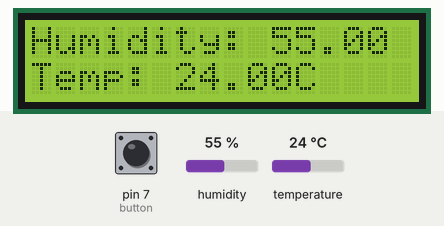
The sketch below on a simulated Arduino Uno, built with avr-gcc and run on an emulated ATmega328P. Shown: 16×2 character LCD. The test bench sets the inputs (shaded band); at power-on: pin 7 (button) HIGH, humidity 55 %, temperature 24 °C.

Above: at 4.2 s.
4.3 s: pin 7 (button) pulled LOW for 0.15 s
At 4.7 s:
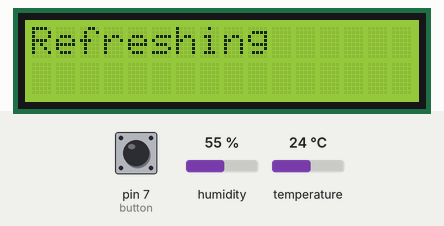
7.4 s: pin 7 (button) pulled LOW for 1 s
At 9.3 s:
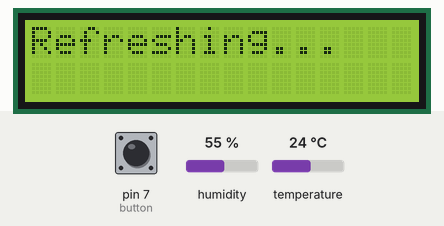
10.9 s: pin 7 (button) pulled LOW for 3.2 s
At 11.3 s:
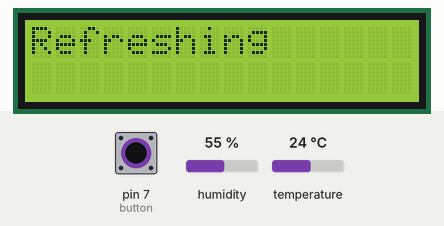
Timing chart, 0 to 13.9 s (numbered marks = the images above; inputs shaded):
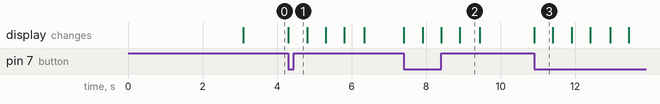

The sketch:

sketch_oct15a.ino
```cpp
#include <LiquidCrystal.h>

#include <DHT.h>
#include <DHT_U.h>

LiquidCrystal lcd(12,11,5,4,3,2);

#define Type DHT11
DHT HT(6,Type);

float humidity;
float tempC;

int button=7;


void setup() {
  // put your setup code here, to run once:
  Serial.begin(9600);
  HT.begin();
  pinMode(button,INPUT_PULLUP);
  lcd.begin(16,2);
  lcd.setCursor(3,0);
  lcd.print("Welcome To");
  lcd.setCursor(3,1);
  lcd.print("TempCheck");
  delay(3000);
  humidity=HT.readHumidity();
  tempC=HT.readTemperature();
  lcd.clear();
  lcd.setCursor(0,0);
  lcd.print("Humidity: ");
  lcd.print(humidity);
  lcd.setCursor(0,1);
  lcd.print("Temp: ");
  lcd.print(tempC);
  lcd.print("C");

}

void loop() {
  // put your main code here, to run repeatedly:
  if(digitalRead(button)==LOW){
    lcd.clear();
    lcd.print("Refreshing");
    delay(500);
    lcd.print(".");
    delay(500);
    lcd.print(".");
    delay(500);
    lcd.print(".");
    delay(500);
    lcd.clear();
    humidity=HT.readHumidity();
    tempC=HT.readTemperature();
    lcd.clear();
    lcd.setCursor(0,0);
    lcd.print("Humidity: ");
    lcd.print(humidity);
    lcd.setCursor(0,1);
    lcd.print("Temp: ");
    lcd.print(tempC);
    lcd.print("C");
  }

}
```

Measured:
- after the input at 4.3 s, the display: changes at once (image 1)
- after the input at 7.4 s, the display: first changes at once (image 2 shows a later state)
- after the input at 10.9 s, the display: changes at once (image 3)
- what the display in image 2 shows lasts 0.5 s, from 8.9 s to 9.4 s
